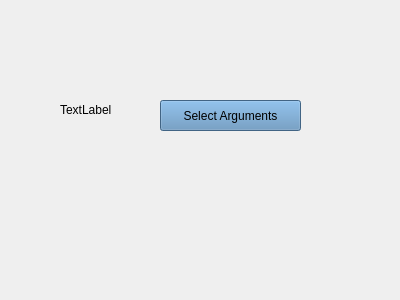
<?xml version="1.0" encoding="UTF-8"?>
<ui version="4.0">
 <class>Form</class>
 <widget class="QWidget" name="Form">
  <property name="geometry">
   <rect>
    <x>0</x>
    <y>0</y>
    <width>400</width>
    <height>300</height>
   </rect>
  </property>
  <property name="windowTitle">
   <string>Form</string>
  </property>
  <widget class="QLabel" name="label">
   <property name="geometry">
    <rect>
     <x>60</x>
     <y>100</y>
     <width>71</width>
     <height>20</height>
    </rect>
   </property>
   <property name="text">
    <string>TextLabel</string>
   </property>
  </widget>
  <widget class="QPushButton" name="pushButton">
   <property name="geometry">
    <rect>
     <x>160</x>
     <y>100</y>
     <width>141</width>
     <height>31</height>
    </rect>
   </property>
   <property name="styleSheet">
    <string notr="true">padding: 5px 10px;
background-color: #5b8cb9;</string>
   </property>
   <property name="text">
    <string>Select Arguments</string>
   </property>
  </widget>
 </widget>
 <resources/>
 <connections/>
</ui>
